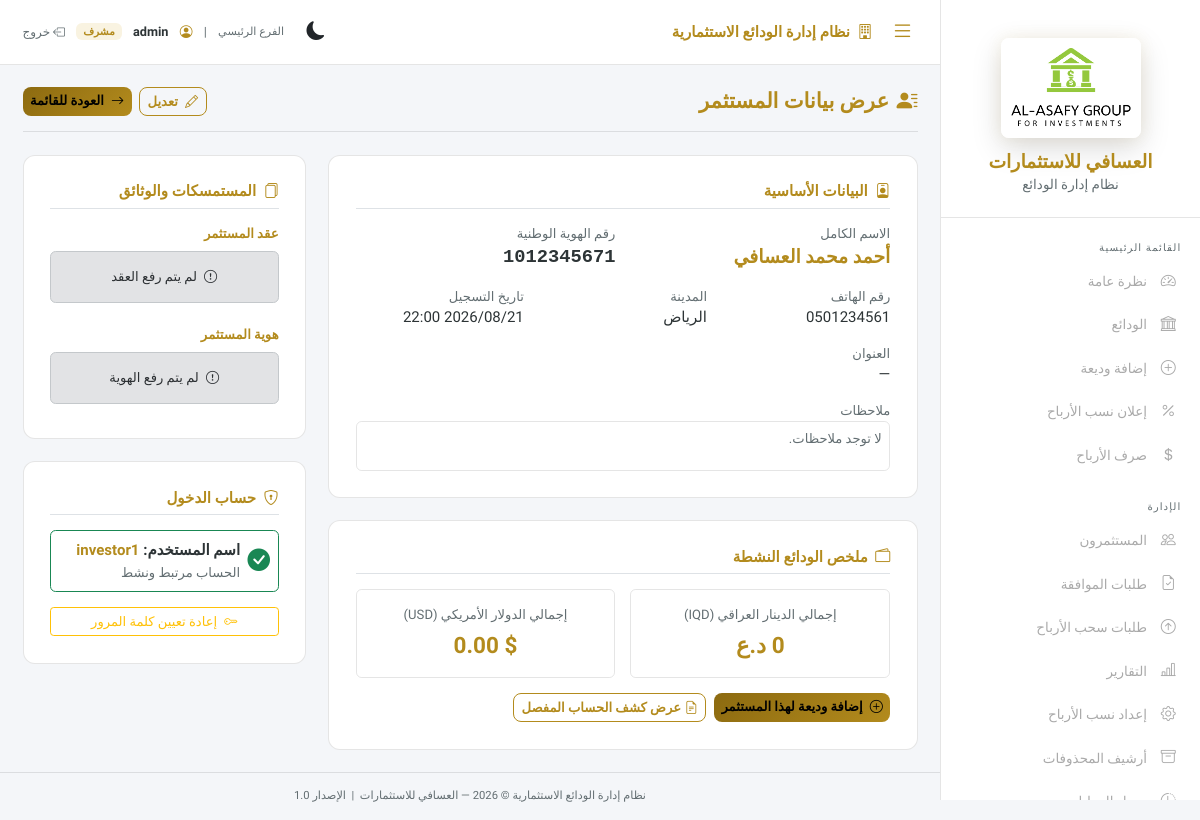
The app's page /investor_view.php?id=1 (signed in) with its own data.
### tables this page shows
CREATE TABLE IF NOT EXISTS `investors` (
  `id`            INT UNSIGNED NOT NULL AUTO_INCREMENT,
  `full_name`     VARCHAR(150) NOT NULL,
  `phone`         VARCHAR(30)  NOT NULL,
  `city`          VARCHAR(100) NOT NULL DEFAULT '',
  `address`       VARCHAR(255) NULL,
  `notes`         TEXT NULL,
  `national_id`   VARCHAR(30)  NOT NULL DEFAULT '',
  `contract_path` VARCHAR(255) NULL,
  `id_card_path`  VARCHAR(255) NULL,
  `created_at`    DATETIME     NOT NULL DEFAULT CURRENT_TIMESTAMP,
  `updated_at`    DATETIME     NOT NULL DEFAULT CURRENT_TIMESTAMP ON UPDATE CURRENT_TIMESTAMP,
  PRIMARY KEY (`id`)
);

CREATE TABLE IF NOT EXISTS `users` (
  `id`              INT UNSIGNED NOT NULL AUTO_INCREMENT,
  `investor_id`     INT UNSIGNED NULL,
  `role`            ENUM('admin','staff','investor') NOT NULL DEFAULT 'investor',
  `username`        VARCHAR(100) NOT NULL,
  `password_hash`   VARCHAR(255) NOT NULL,
  `session_version` INT UNSIGNED NOT NULL DEFAULT 1,
  `created_by`      INT UNSIGNED NULL,
  `last_login_at`   DATETIME NULL,
  `created_at`      DATETIME NOT NULL DEFAULT CURRENT_TIMESTAMP,
  `updated_at`      DATETIME NOT NULL DEFAULT CURRENT_TIMESTAMP ON UPDATE CURRENT_TIMESTAMP,
  PRIMARY KEY (`id`),
  UNIQUE KEY `uq_username` (`username`),
  CONSTRAINT `fk_users_investor` FOREIGN KEY (`investor_id`) REFERENCES `investors` (`id`) ON DELETE SET NULL
);

### config/helpers.php (called while the page is built, shortened)
<?php
function formatMoney(string|float|null $amount, string $currency = 'IQD'): string
{
    $n = (float) $amount;
    if ($currency === 'USD') {
        return '$ ' . number_format($n, 2);
    }
    return number_format($n, 0) . ' د.ع';
}

### public/investor_view.php (the view, shortened to what this page needs)
<?php
require_once __DIR__ . '/../config/helpers.php';
$pdo = getPDO();
$id = (int) ($_GET['id'] ?? 0);
$stmt = $pdo->prepare("SELECT * FROM investors WHERE id = ?");
$stmt->execute([$id]);
$investor = $stmt->fetch();
$stmt = $pdo->prepare("SELECT username FROM users WHERE investor_id = ?");
$stmt->execute([$id]);
$linkedUser = $stmt->fetch();
$stmt = $pdo->prepare("
    SELECT currency, SUM(amount) as total
    FROM deposits
    WHERE investor_id = ? AND status='active'
    GROUP BY currency
");
$stmt->execute([$id]);
$balances = $stmt->fetchAll(PDO::FETCH_KEY_PAIR);
include __DIR__ . '/../includes/header.php';
?>
<div class="layout-wrapper">
    <?php include __DIR__ . '/../includes/sidebar.php'; ?>
    <div class="main-wrapper">
        <?php include __DIR__ . '/../includes/topbar.php'; ?>
        <div class="page-content">
            <div class="page-header">
                <h1 class="page-title"><i class="bi bi-person-lines-fill me-2"></i>عرض بيانات المستثمر</h1>
                <div class="d-flex gap-2">
                    <a href="investor_add.php?edit=<?= $id ?>" class="btn btn-outline-gold btn-sm">
                        <i class="bi bi-pencil me-1"></i> تعديل
                    </a>
                    <a href="investors.php" class="btn btn-gold btn-sm">
                        <i class="bi bi-arrow-right me-1"></i> العودة للقائمة
                    </a>
                </div>
            </div>
            <div class="row g-4">
                <div class="col-lg-8">
                    <div class="form-card mb-4">
                        <h5 class="section-title border-bottom pb-2 mb-3">
                            <i class="bi bi-person-badge me-2"></i>البيانات الأساسية
                        </h5>
                        <div class="row g-3">
                            <div class="col-md-6">
                                <label class="text-muted small d-block">الاسم الكامل</label>
                                <div class="fw-bold fs-5 text-gold">
                                    <?= htmlspecialchars($investor['full_name']) ?>
                                </div>
                            </div>
                            <div class="col-md-6">
                                <label class="text-muted small d-block">رقم الهوية الوطنية</label>
                                <div class="fw-bold fs-5" style="font-family:monospace">
                                    <?= htmlspecialchars($investor['national_id']) ?>
                                </div>
                            </div>
                            <div class="col-md-4">
                                <label class="text-muted small d-block">رقم الهاتف</label>
                                <div>
                                    <?= htmlspecialchars($investor['phone'] ?: '—') ?>
                                </div>
                            </div>
                            <div class="col-md-4">
                                <label class="text-muted small d-block">المدينة</label>
                                <div>
                                    <?= htmlspecialchars($investor['city'] ?: '—') ?>
                                </div>
                            </div>
                            <div class="col-md-4">
                                <label class="text-muted small d-block">تاريخ التسجيل</label>
                                <div>
                                    <?= date('Y/m/d H:i', strtotime($investor['created_at'])) ?>
                                </div>
                            </div>
                            <div class="col-12">
                                <label class="text-muted small d-block">العنوان</label>
                                <div>
                                    <?= htmlspecialchars($investor['address'] ?: '—') ?>
                                </div>
                            </div>
                            <div class="col-12">
                                <label class="text-muted small d-block">ملاحظات</label>
                                <div class="p-2 rounded bg-base small text-muted border border-gold"
                                    style="min-height: 50px;">
                                    <?= nl2br(htmlspecialchars($investor['notes'] ?: 'لا توجد ملاحظات.')) ?>
                                </div>
                            </div>
                        </div>
                    </div>
                    <div class="form-card">
                        <h5 class="section-title border-bottom pb-2 mb-3">
                            <i class="bi bi-wallet2 me-2"></i>ملخص الودائع النشطة
                        </h5>
                        <div class="row g-3">
                            <div class="col-md-6">
                                <div class="p-3 rounded bg-base border border-gold text-center">
                                    <div class="text-muted small mb-1">إجمالي الدينار العراقي (IQD)</div>
                                    <div class="fs-4 fw-bold text-gold">
                                        <?= formatMoney($balances['IQD'] ?? 0, 'IQD') ?>
                                    </div>
                                </div>
                            </div>
                            <div class="col-md-6">
                                <div class="p-3 rounded bg-base border border-gold text-center">
                                    <div class="text-muted small mb-1">إجمالي الدولار الأمريكي (USD)</div>
                                    <div class="fs-4 fw-bold text-gold">
                                        <?= formatMoney($balances['USD'] ?? 0, 'USD') ?>
                                    </div>
                                </div>
                            </div>
                        </div>
                        <div class="mt-3 text-start d-flex gap-2">
                            <a href="deposit_add.php?investor_id=<?= $id ?>" class="btn btn-gold btn-sm">
                                <i class="bi bi-plus-circle me-1"></i> إضافة وديعة لهذا المستثمر
                            </a>
                            <a href="reports.php?report=investor_statement&investor_id=<?= $id ?>"
                                class="btn btn-outline-gold btn-sm">
                                <i class="bi bi-file-earmark-text me-1"></i>عرض كشف الحساب المفصل
                            </a>
                        </div>
                    </div>
                </div>
                <div class="col-lg-4">
                    <div class="form-card mb-4">
                        <h5 class="section-title border-bottom pb-2 mb-3">
                            <i class="bi bi-files me-2"></i>المستمسكات والوثائق
                        </h5>
                        <div class="mb-4">
                            <label class="form-label d-block small mb-2">عقد المستثمر</label>
                            <?php if ($investor['contract_path']): ?>
                                <a href="download_file.php?investor_id=<?= $id ?>&type=contract"
                                    class="btn btn-outline-gold w-100 py-3">
                                    <i class="bi bi-file-pdf fs-3 d-block mb-1"></i>
                                    <span>تحميل/استعراض العقد</span>
                                </a>
                            <?php else: ?>
                                <div class="alert alert-secondary py-3 text-center small mb-0">
                                    <i class="bi bi-exclamation-circle me-1"></i> لم يتم رفع العقد
                                </div>
                            <?php endif; ?>
                        </div>
                        <div class="mb-2">
                            <label class="form-label d-block small mb-2">هوية المستثمر</label>
                            <?php if ($investor['id_card_path']): ?>
                                <a href="download_file.php?investor_id=<?= $id ?>&type=id_card"
                                    class="btn btn-outline-gold w-100 py-3">
                                    <i class="bi bi-person-vcard fs-3 d-block mb-1"></i>
                                    <span>تحميل/استعراض الهوية</span>
                                </a>
                            <?php else: ?>
                                <div class="alert alert-secondary py-3 text-center small mb-0">
                                    <i class="bi bi-exclamation-circle me-1"></i> لم يتم رفع الهوية
                                </div>
                            <?php endif; ?>
                        </div>
                    </div>
                    <div class="form-card">
                        <h5 class="section-title border-bottom pb-2 mb-3">
                            <i class="bi bi-shield-lock me-2"></i>حساب الدخول
                        </h5>
                        <?php if ($linkedUser): ?>
                            <div class="d-flex align-items-center p-2 rounded bg-base border border-success">
                                <i class="bi bi-check-circle-fill text-success fs-4 me-2"></i>
                                <div>
                                    <div class="fw-bold">اسم المستخدم: <span class="text-gold">
                                            <?= htmlspecialchars($linkedUser['username']) ?>
                                        </span></div>
                                    <small class="text-muted">الحساب مرتبط ونشط</small>
                                </div>
                            </div>
                            <button class="btn btn-sm btn-outline-warning w-100 mt-3" type="button" data-bs-toggle="collapse" data-bs-target="#resetPasswordForm" aria-expanded="false" aria-controls="resetPasswordForm">
                                <i class="bi bi-key me-1"></i> إعادة تعيين كلمة المرور
                            </button>
                        <?php endif; ?>
                    </div>
                </div>
            </div>
        </div>
        <?php include __DIR__ . '/../includes/footer.php'; ?>

### public/assets/css/theme.css (style rules this page uses)
:root, [data-theme="dark"] { --bg-base: #0b0b0b; --bg-surface: #111111; --bg-card: #181818; --bg-sidebar: #0d0d0d; --gold: #d4af37; --gold-light: #f0d060; --gold-dark: #a08020; --gold-muted: rgba(212, 175, 55, 0.15); --text-primary: #f8f8f8; --text-muted: #b0b0b0; --border: rgba(212, 175, 55, 0.25); --danger: #e74c3c; --success: #27ae60; --info: #2980b9; --warning: #e67e22; --sidebar-w: 260px; --sidebar-collapsed-w: 80px; --custom-table-bg: var(--bg-card); --custom-table-border: var(--border); --custom-table-stripe: rgba(212, 175, 55, 0.04); --custom-table-hover-bg: #222222; --custom-table-hover-color: #ffffff; --custom-table-color: var(--text-primary); --custom-table-header-bg: rgba(212, 175, 55, 0.1); --custom-table-header-color: var(--gold); --custom-input-bg: #1a1a1a; --custom-input-border: var(--border); --custom-input-color: #ffffff; --custom-input-hover-bg: #282828; --custom-input-disabled-bg: #0a0a0a; }
[data-theme="light"] { --bg-base: #f4f6f9; --bg-surface: #ffffff; --bg-card: #ffffff; --bg-sidebar: #ffffff; --gold: #b38b1d; --gold-light: #d4af37; --gold-dark: #8c6a10; --gold-muted: rgba(212, 175, 55, 0.15); --text-primary: #2d3436; --text-muted: #636e72; --border: rgba(0, 0, 0, 0.1); --custom-table-bg: #ffffff; --custom-table-border: rgba(0, 0, 0, 0.1); --custom-table-stripe: rgba(0, 0, 0, 0.02); --custom-table-hover-bg: rgba(212, 175, 55, 0.05); --custom-table-hover-color: #000000; --custom-table-color: #2d3436; --custom-table-header-bg: rgba(212, 175, 55, 0.1); --custom-table-header-color: #b38b1d; --custom-input-bg: #ffffff; --custom-input-border: rgba(0, 0, 0, 0.2); --custom-input-color: #2d3436; --custom-input-hover-bg: #fdfdfd; --custom-input-disabled-bg: #f9f9f9; }
*, *::before, *::after { box-sizing: border-box; }
html { font-size: 15px; }
body { font-family: 'Tajawal', sans-serif; background: var(--bg-base); color: var(--text-primary); direction: rtl; min-height: 100vh; margin: 0; }
a { color: var(--gold); text-decoration: none; }
.layout-wrapper { display: flex; min-height: 100vh; }
.main-wrapper { margin-right: var(--sidebar-w); flex: 1; display: flex; flex-direction: column; min-height: 100vh; transition: margin-right 0.3s cubic-bezier(0.4, 0, 0.2, 1); }
.page-content { padding: 1.5rem; flex: 1; }
.page-header { margin-bottom: 1.5rem; padding-bottom: 1rem; border-bottom: 1px solid var(--border); display: flex; align-items: center; justify-content: space-between; }
.page-title { font-size: 1.4rem; font-weight: 700; color: var(--gold); margin: 0; }
.form-card { background: var(--bg-card); border: 1px solid var(--border); border-radius: 12px; padding: 1.75rem; }
.form-label { font-size: 0.88rem; font-weight: 600; color: var(--gold); margin-bottom: 0.5rem; }
.btn-gold { background: linear-gradient(135deg, var(--gold-dark), var(--gold)); color: #000; font-weight: 700; border: none; border-radius: 8px; font-family: 'Tajawal', sans-serif; transition: all 0.25s; }
.btn-outline-gold { background: transparent; border: 1px solid var(--gold); color: var(--gold); border-radius: 8px; font-family: 'Tajawal', sans-serif; font-weight: 600; transition: all 0.2s; }
.text-gold { color: var(--gold) !important; }
.text-muted { color: var(--text-muted) !important; }
.border-gold { border-color: var(--border) !important; }
.section-title { font-size: 1rem; font-weight: 700; color: var(--gold); margin-bottom: 1rem; }

### records on screen
investors: full_name "أحمد محمد العسافي", national "1012345671", phone "0501234561", city "الرياض", created_at "2026/08/21 22:00", address "—", notes "لا توجد ملاحظات."
users: username "investor1"

### other values on screen
currentUsername() "admin"
formatMoney($balances['IQD'] ?? 0, 'IQD') "0 د.ع"
formatMoney($balances['USD'] ?? 0, 'USD') "$ 0.00"
